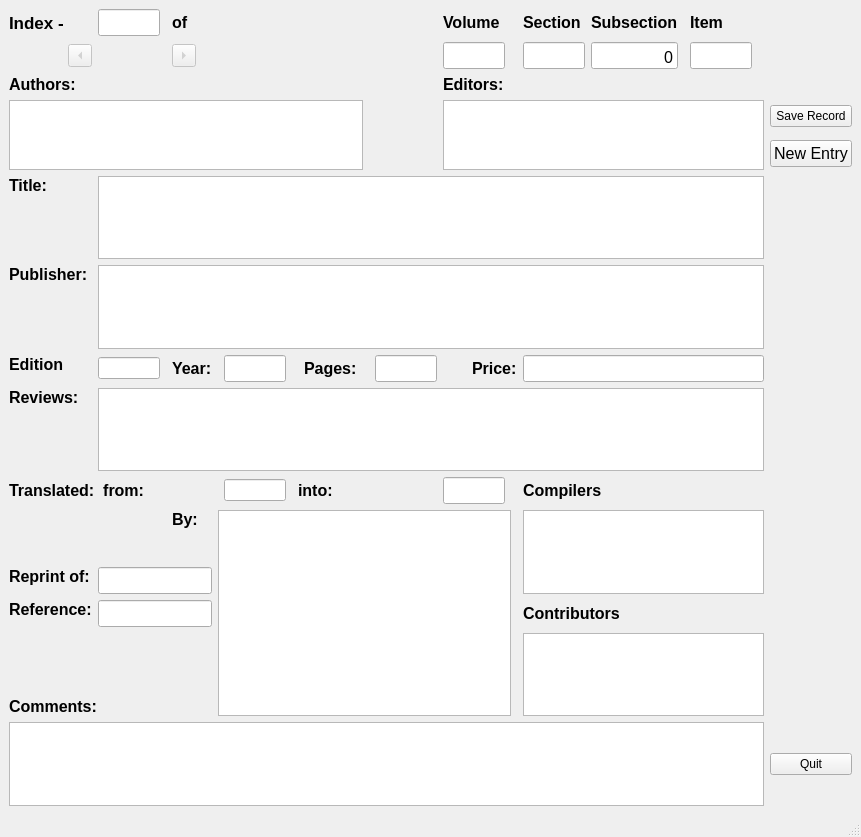
<?xml version="1.0" encoding="UTF-8"?>
<ui version="4.0">
 <class>MainWindow</class>
 <widget class="QMainWindow" name="MainWindow">
  <property name="geometry">
   <rect>
    <x>0</x>
    <y>0</y>
    <width>861</width>
    <height>837</height>
   </rect>
  </property>
  <property name="windowTitle">
   <string>document1 - BookEntry</string>
  </property>
  <widget class="QWidget" name="centralwidget">
   <layout class="QGridLayout" name="gridLayout">
    <item row="8" column="1" colspan="20">
     <widget class="QTextEdit" name="titleEntry">
      <property name="font">
       <font>
        <pointsize>12</pointsize>
       </font>
      </property>
      <property name="toolTip">
       <string>Title of the book</string>
      </property>
      <property name="tabChangesFocus">
       <bool>true</bool>
      </property>
     </widget>
    </item>
    <item row="6" column="0" rowspan="2" colspan="10">
     <widget class="QTextEdit" name="authorEntry">
      <property name="font">
       <font>
        <pointsize>12</pointsize>
       </font>
      </property>
      <property name="toolTip">
       <string>Author list, one author per line</string>
      </property>
      <property name="tabChangesFocus">
       <bool>true</bool>
      </property>
     </widget>
    </item>
    <item row="0" column="12">
     <widget class="QLabel" name="volLabel">
      <property name="font">
       <font>
        <pointsize>12</pointsize>
        <weight>75</weight>
        <bold>true</bold>
       </font>
      </property>
      <property name="text">
       <string>Volume</string>
      </property>
     </widget>
    </item>
    <item row="0" column="3" colspan="2">
     <widget class="QLabel" name="ofnumLabel">
      <property name="font">
       <font>
        <pointsize>12</pointsize>
        <weight>75</weight>
        <bold>true</bold>
       </font>
      </property>
      <property name="text">
       <string>of</string>
      </property>
     </widget>
    </item>
    <item row="15" column="15" colspan="5">
     <widget class="QLabel" name="contribLabel">
      <property name="font">
       <font>
        <pointsize>12</pointsize>
        <weight>75</weight>
        <bold>true</bold>
       </font>
      </property>
      <property name="text">
       <string>Contributors</string>
      </property>
     </widget>
    </item>
    <item row="12" column="0" colspan="4">
     <widget class="QLabel" name="translateLabel">
      <property name="font">
       <font>
        <pointsize>12</pointsize>
        <weight>75</weight>
        <bold>true</bold>
       </font>
      </property>
      <property name="midLineWidth">
       <number>2</number>
      </property>
      <property name="text">
       <string>Translated:  from:</string>
      </property>
     </widget>
    </item>
    <item row="9" column="1" colspan="20">
     <widget class="QTextEdit" name="publEntry">
      <property name="font">
       <font>
        <pointsize>12</pointsize>
       </font>
      </property>
      <property name="toolTip">
       <string>Plase: Publisher, one per line</string>
      </property>
      <property name="tabChangesFocus">
       <bool>true</bool>
      </property>
     </widget>
    </item>
    <item row="6" column="21">
     <widget class="QPushButton" name="acceptButton">
      <property name="focusPolicy">
       <enum>Qt::ClickFocus</enum>
      </property>
      <property name="toolTip">
       <string>Click to test and accecpt the record</string>
      </property>
      <property name="text">
       <string>Save Record</string>
      </property>
     </widget>
    </item>
    <item row="7" column="21">
     <widget class="QPushButton" name="newEntryButton">
      <property name="font">
       <font>
        <pointsize>12</pointsize>
       </font>
      </property>
      <property name="focusPolicy">
       <enum>Qt::ClickFocus</enum>
      </property>
      <property name="toolTip">
       <string>Make a new entry</string>
      </property>
      <property name="text">
       <string>New Entry</string>
      </property>
     </widget>
    </item>
    <item row="9" column="0">
     <widget class="QLabel" name="publLabel">
      <property name="font">
       <font>
        <pointsize>12</pointsize>
        <weight>75</weight>
        <bold>true</bold>
       </font>
      </property>
      <property name="text">
       <string>Publisher:</string>
      </property>
      <property name="alignment">
       <set>Qt::AlignLeading|Qt::AlignLeft|Qt::AlignTop</set>
      </property>
     </widget>
    </item>
    <item row="12" column="5">
     <widget class="QLineEdit" name="fromlangEntry">
      <property name="toolTip">
       <string>Language the work as translated out of</string>
      </property>
     </widget>
    </item>
    <item row="16" column="0" colspan="2">
     <widget class="QLabel" name="commentsLabel">
      <property name="font">
       <font>
        <pointsize>12</pointsize>
        <weight>75</weight>
        <bold>true</bold>
       </font>
      </property>
      <property name="text">
       <string>Comments:</string>
      </property>
      <property name="alignment">
       <set>Qt::AlignBottom|Qt::AlignLeading|Qt::AlignLeft</set>
      </property>
     </widget>
    </item>
    <item row="16" column="15" colspan="6">
     <widget class="QTextEdit" name="contribEntry">
      <property name="font">
       <font>
        <pointsize>12</pointsize>
       </font>
      </property>
      <property name="toolTip">
       <string>Contributor's names, one per line</string>
      </property>
      <property name="tabChangesFocus">
       <bool>true</bool>
      </property>
     </widget>
    </item>
    <item row="0" column="0">
     <widget class="QLabel" name="indexLabel">
      <property name="font">
       <font>
        <pointsize>13</pointsize>
        <weight>75</weight>
        <bold>true</bold>
       </font>
      </property>
      <property name="toolTip">
       <string>Index number with in the file</string>
      </property>
      <property name="text">
       <string>Index -</string>
      </property>
     </widget>
    </item>
    <item row="10" column="12" colspan="3" alignment="Qt::AlignRight">
     <widget class="QLabel" name="priceLabel">
      <property name="font">
       <font>
        <pointsize>12</pointsize>
        <weight>75</weight>
        <bold>true</bold>
       </font>
      </property>
      <property name="text">
       <string>Price:</string>
      </property>
     </widget>
    </item>
    <item row="11" column="0">
     <widget class="QLabel" name="reviewsLabel">
      <property name="font">
       <font>
        <pointsize>12</pointsize>
        <weight>75</weight>
        <bold>true</bold>
       </font>
      </property>
      <property name="text">
       <string>Reviews:</string>
      </property>
      <property name="alignment">
       <set>Qt::AlignLeading|Qt::AlignLeft|Qt::AlignTop</set>
      </property>
     </widget>
    </item>
    <item row="11" column="1" colspan="20">
     <widget class="QTextEdit" name="reviewsEntry">
      <property name="font">
       <font>
        <pointsize>12</pointsize>
       </font>
      </property>
      <property name="toolTip">
       <string>Reviews, one per line</string>
      </property>
      <property name="tabChangesFocus">
       <bool>true</bool>
      </property>
     </widget>
    </item>
    <item row="12" column="15" colspan="4">
     <widget class="QLabel" name="compilersLabel">
      <property name="font">
       <font>
        <pointsize>12</pointsize>
        <weight>75</weight>
        <bold>true</bold>
       </font>
      </property>
      <property name="text">
       <string>Compilers</string>
      </property>
     </widget>
    </item>
    <item row="13" column="15" rowspan="2" colspan="6">
     <widget class="QTextEdit" name="compilersEntry">
      <property name="font">
       <font>
        <pointsize>12</pointsize>
       </font>
      </property>
      <property name="toolTip">
       <string>Compiler's names</string>
      </property>
      <property name="tabChangesFocus">
       <bool>true</bool>
      </property>
     </widget>
    </item>
    <item row="17" column="0" colspan="21">
     <widget class="QTextEdit" name="commentsEntry">
      <property name="font">
       <font>
        <pointsize>12</pointsize>
       </font>
      </property>
      <property name="toolTip">
       <string>Comments, one per line</string>
      </property>
      <property name="tabChangesFocus">
       <bool>true</bool>
      </property>
     </widget>
    </item>
    <item row="17" column="21">
     <widget class="QPushButton" name="quitButton">
      <property name="focusPolicy">
       <enum>Qt::ClickFocus</enum>
      </property>
      <property name="toolTip">
       <string>Quit the application</string>
      </property>
      <property name="text">
       <string>Quit</string>
      </property>
     </widget>
    </item>
    <item row="0" column="15">
     <widget class="QLabel" name="secLabel">
      <property name="font">
       <font>
        <pointsize>12</pointsize>
        <weight>75</weight>
        <bold>true</bold>
       </font>
      </property>
      <property name="text">
       <string>Section</string>
      </property>
     </widget>
    </item>
    <item row="0" column="16">
     <widget class="QLabel" name="subSecLabel">
      <property name="font">
       <font>
        <pointsize>12</pointsize>
        <weight>75</weight>
        <bold>true</bold>
       </font>
      </property>
      <property name="text">
       <string>Subsection</string>
      </property>
     </widget>
    </item>
    <item row="12" column="12">
     <widget class="QLineEdit" name="tolangEntry">
      <property name="font">
       <font>
        <pointsize>12</pointsize>
       </font>
      </property>
      <property name="toolTip">
       <string>The language of this work.</string>
      </property>
     </widget>
    </item>
    <item row="0" column="18">
     <widget class="QLabel" name="itemLabel">
      <property name="font">
       <font>
        <pointsize>12</pointsize>
        <weight>75</weight>
        <bold>true</bold>
       </font>
      </property>
      <property name="text">
       <string>Item</string>
      </property>
     </widget>
    </item>
    <item row="12" column="7" colspan="2">
     <widget class="QLabel" name="intoLabel">
      <property name="font">
       <font>
        <pointsize>12</pointsize>
        <weight>75</weight>
        <bold>true</bold>
       </font>
      </property>
      <property name="text">
       <string>into:</string>
      </property>
     </widget>
    </item>
    <item row="5" column="0">
     <widget class="QLabel" name="authorLabel">
      <property name="font">
       <font>
        <pointsize>12</pointsize>
        <weight>75</weight>
        <bold>true</bold>
       </font>
      </property>
      <property name="text">
       <string>Authors:</string>
      </property>
      <property name="alignment">
       <set>Qt::AlignLeading|Qt::AlignLeft|Qt::AlignTop</set>
      </property>
     </widget>
    </item>
    <item row="10" column="15" colspan="6">
     <widget class="QLineEdit" name="priceEntry">
      <property name="font">
       <font>
        <pointsize>12</pointsize>
       </font>
      </property>
      <property name="toolTip">
       <string>Cost at time of review</string>
      </property>
      <property name="alignment">
       <set>Qt::AlignBottom|Qt::AlignLeading|Qt::AlignLeft</set>
      </property>
     </widget>
    </item>
    <item row="6" column="12" rowspan="2" colspan="9">
     <widget class="QTextEdit" name="editorEntry">
      <property name="font">
       <font>
        <pointsize>12</pointsize>
       </font>
      </property>
      <property name="toolTip">
       <string>Editor list, one editor per line</string>
      </property>
      <property name="tabChangesFocus">
       <bool>true</bool>
      </property>
     </widget>
    </item>
    <item row="5" column="12">
     <widget class="QLabel" name="editorLabel">
      <property name="font">
       <font>
        <pointsize>12</pointsize>
        <weight>75</weight>
        <bold>true</bold>
       </font>
      </property>
      <property name="text">
       <string>Editors:</string>
      </property>
      <property name="alignment">
       <set>Qt::AlignLeading|Qt::AlignLeft|Qt::AlignTop</set>
      </property>
     </widget>
    </item>
    <item row="1" column="0" alignment="Qt::AlignRight">
     <widget class="QToolButton" name="prevButton">
      <property name="enabled">
       <bool>false</bool>
      </property>
      <property name="focusPolicy">
       <enum>Qt::ClickFocus</enum>
      </property>
      <property name="toolTip">
       <string>Previous record</string>
      </property>
      <property name="text">
       <string>...</string>
      </property>
      <property name="arrowType">
       <enum>Qt::LeftArrow</enum>
      </property>
     </widget>
    </item>
    <item row="1" column="3">
     <widget class="QToolButton" name="nextButton">
      <property name="enabled">
       <bool>false</bool>
      </property>
      <property name="focusPolicy">
       <enum>Qt::ClickFocus</enum>
      </property>
      <property name="toolTip">
       <string>Next record</string>
      </property>
      <property name="text">
       <string>...</string>
      </property>
      <property name="arrowType">
       <enum>Qt::RightArrow</enum>
      </property>
     </widget>
    </item>
    <item row="0" column="1">
     <widget class="QLineEdit" name="indexEntry">
      <property name="font">
       <font>
        <pointsize>12</pointsize>
        <weight>50</weight>
        <bold>false</bold>
       </font>
      </property>
      <property name="toolTip">
       <string>Index number of the current entry</string>
      </property>
      <property name="maxLength">
       <number>3</number>
      </property>
      <property name="alignment">
       <set>Qt::AlignRight|Qt::AlignTrailing|Qt::AlignVCenter</set>
      </property>
     </widget>
    </item>
    <item row="13" column="3">
     <widget class="QLabel" name="translatebyLabel">
      <property name="font">
       <font>
        <pointsize>12</pointsize>
        <weight>75</weight>
        <bold>true</bold>
       </font>
      </property>
      <property name="text">
       <string>By:</string>
      </property>
      <property name="alignment">
       <set>Qt::AlignLeading|Qt::AlignLeft|Qt::AlignTop</set>
      </property>
     </widget>
    </item>
    <item row="13" column="4" rowspan="4" colspan="10">
     <widget class="QTextEdit" name="translatorEntry">
      <property name="font">
       <font>
        <pointsize>12</pointsize>
       </font>
      </property>
      <property name="toolTip">
       <string>Translator's names</string>
      </property>
      <property name="tabChangesFocus">
       <bool>true</bool>
      </property>
     </widget>
    </item>
    <item row="1" column="12">
     <widget class="QLineEdit" name="volNum">
      <property name="font">
       <font>
        <pointsize>12</pointsize>
       </font>
      </property>
      <property name="toolTip">
       <string>AJB Volume number</string>
      </property>
      <property name="alignment">
       <set>Qt::AlignBottom|Qt::AlignRight|Qt::AlignTrailing</set>
      </property>
      <property name="readOnly">
       <bool>false</bool>
      </property>
      <property name="placeholderText">
       <string/>
      </property>
     </widget>
    </item>
    <item row="1" column="15">
     <widget class="QLineEdit" name="secNum">
      <property name="font">
       <font>
        <pointsize>12</pointsize>
       </font>
      </property>
      <property name="toolTip">
       <string>AJB Section number</string>
      </property>
      <property name="text">
       <string/>
      </property>
      <property name="alignment">
       <set>Qt::AlignBottom|Qt::AlignRight|Qt::AlignTrailing</set>
      </property>
     </widget>
    </item>
    <item row="1" column="16">
     <widget class="QLineEdit" name="subSecNum">
      <property name="font">
       <font>
        <pointsize>12</pointsize>
       </font>
      </property>
      <property name="toolTip">
       <string>AJB subsection number if applicable</string>
      </property>
      <property name="text">
       <string>0</string>
      </property>
      <property name="alignment">
       <set>Qt::AlignBottom|Qt::AlignRight|Qt::AlignTrailing</set>
      </property>
     </widget>
    </item>
    <item row="1" column="18">
     <widget class="QLineEdit" name="itemNum">
      <property name="font">
       <font>
        <pointsize>12</pointsize>
       </font>
      </property>
      <property name="toolTip">
       <string>AJB item number in the section</string>
      </property>
      <property name="text">
       <string/>
      </property>
      <property name="alignment">
       <set>Qt::AlignBottom|Qt::AlignRight|Qt::AlignTrailing</set>
      </property>
     </widget>
    </item>
    <item row="8" column="0">
     <widget class="QLabel" name="titleLabel">
      <property name="font">
       <font>
        <pointsize>12</pointsize>
        <weight>75</weight>
        <bold>true</bold>
       </font>
      </property>
      <property name="text">
       <string>Title:</string>
      </property>
      <property name="alignment">
       <set>Qt::AlignLeading|Qt::AlignLeft|Qt::AlignTop</set>
      </property>
     </widget>
    </item>
    <item row="10" column="11">
     <widget class="QLineEdit" name="pageEntry">
      <property name="font">
       <font>
        <pointsize>12</pointsize>
       </font>
      </property>
      <property name="toolTip">
       <string>Page count</string>
      </property>
      <property name="alignment">
       <set>Qt::AlignBottom|Qt::AlignLeading|Qt::AlignLeft</set>
      </property>
     </widget>
    </item>
    <item row="10" column="8">
     <widget class="QLabel" name="pageLabel">
      <property name="font">
       <font>
        <pointsize>12</pointsize>
        <weight>75</weight>
        <bold>true</bold>
       </font>
      </property>
      <property name="text">
       <string>Pages:</string>
      </property>
     </widget>
    </item>
    <item row="10" column="5">
     <widget class="QLineEdit" name="yearEntry">
      <property name="font">
       <font>
        <pointsize>12</pointsize>
       </font>
      </property>
      <property name="toolTip">
       <string>Year published</string>
      </property>
      <property name="alignment">
       <set>Qt::AlignBottom|Qt::AlignLeading|Qt::AlignLeft</set>
      </property>
     </widget>
    </item>
    <item row="10" column="1">
     <widget class="QLineEdit" name="editionEntry">
      <property name="alignment">
       <set>Qt::AlignLeading|Qt::AlignLeft|Qt::AlignTop</set>
      </property>
     </widget>
    </item>
    <item row="10" column="0">
     <widget class="QLabel" name="editionLabel">
      <property name="font">
       <font>
        <pointsize>12</pointsize>
        <weight>75</weight>
        <bold>true</bold>
       </font>
      </property>
      <property name="text">
       <string>Edition</string>
      </property>
      <property name="alignment">
       <set>Qt::AlignLeading|Qt::AlignLeft|Qt::AlignTop</set>
      </property>
     </widget>
    </item>
    <item row="10" column="3">
     <widget class="QLabel" name="yearLabel">
      <property name="font">
       <font>
        <pointsize>12</pointsize>
        <weight>75</weight>
        <bold>true</bold>
       </font>
      </property>
      <property name="text">
       <string>Year:</string>
      </property>
      <property name="alignment">
       <set>Qt::AlignLeading|Qt::AlignLeft|Qt::AlignVCenter</set>
      </property>
     </widget>
    </item>
    <item row="14" column="0">
     <widget class="QLabel" name="reprintLabel">
      <property name="font">
       <font>
        <pointsize>12</pointsize>
        <weight>75</weight>
        <bold>true</bold>
       </font>
      </property>
      <property name="frameShape">
       <enum>QFrame::NoFrame</enum>
      </property>
      <property name="frameShadow">
       <enum>QFrame::Plain</enum>
      </property>
      <property name="text">
       <string>Reprint of:</string>
      </property>
      <property name="alignment">
       <set>Qt::AlignLeading|Qt::AlignLeft|Qt::AlignTop</set>
      </property>
     </widget>
    </item>
    <item row="15" column="0">
     <widget class="QLabel" name="referenceLabel">
      <property name="font">
       <font>
        <pointsize>12</pointsize>
        <weight>75</weight>
        <bold>true</bold>
       </font>
      </property>
      <property name="text">
       <string>Reference:</string>
      </property>
      <property name="alignment">
       <set>Qt::AlignLeading|Qt::AlignLeft|Qt::AlignTop</set>
      </property>
     </widget>
    </item>
    <item row="14" column="1" colspan="3">
     <widget class="QLineEdit" name="reprintEntry">
      <property name="font">
       <font>
        <pointsize>12</pointsize>
       </font>
      </property>
     </widget>
    </item>
    <item row="15" column="1" colspan="3">
     <widget class="QLineEdit" name="referenceEntry">
      <property name="font">
       <font>
        <pointsize>12</pointsize>
       </font>
      </property>
     </widget>
    </item>
   </layout>
  </widget>
  <widget class="QMenuBar" name="menubar">
   <property name="geometry">
    <rect>
     <x>0</x>
     <y>0</y>
     <width>861</width>
     <height>25</height>
    </rect>
   </property>
  </widget>
  <widget class="QStatusBar" name="statusbar"/>
 </widget>
 <tabstops>
  <tabstop>volNum</tabstop>
  <tabstop>secNum</tabstop>
  <tabstop>subSecNum</tabstop>
  <tabstop>itemNum</tabstop>
  <tabstop>authorEntry</tabstop>
  <tabstop>editorEntry</tabstop>
  <tabstop>titleEntry</tabstop>
  <tabstop>publEntry</tabstop>
  <tabstop>priceEntry</tabstop>
  <tabstop>reviewsEntry</tabstop>
  <tabstop>fromlangEntry</tabstop>
  <tabstop>tolangEntry</tabstop>
  <tabstop>translatorEntry</tabstop>
  <tabstop>compilersEntry</tabstop>
  <tabstop>contribEntry</tabstop>
  <tabstop>commentsEntry</tabstop>
  <tabstop>indexEntry</tabstop>
 </tabstops>
 <resources/>
 <connections/>
</ui>
